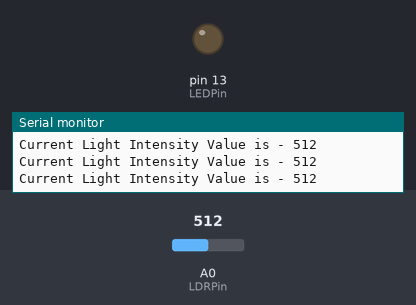
The sketch below on a simulated Arduino Uno, built with avr-gcc and run on an emulated ATmega328P. Parts: output pins drawn as LEDs (lit = HIGH), the last lines printed to the serial monitor. The inputs (shaded band) are chosen by the test bench; at power-on: A0 (LDRPin) = 512.

Above: at 1.2 s.
1.3 s: A0 (LDRPin) set to 487
At 2.5 s:
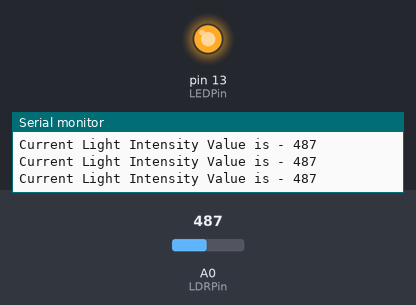
2.8 s: A0 (LDRPin) set to 510
At 3.5 s:
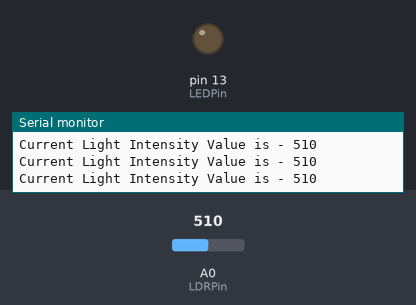
5.8 s: A0 (LDRPin) set to 490
At 7.2 s:
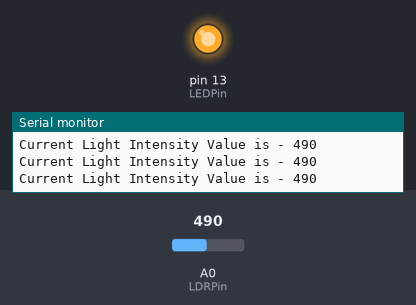
Timing chart, 0 to 8.8 s (numbered marks = the images above; inputs shaded):
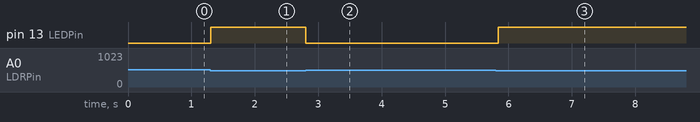

The sketch:

LDR_Automatic_Light.ino
```cpp
const int LEDPin = 13;
const int LDRPin = A0;

void setup()
{
  Serial.begin(9600);
  pinMode(LEDPin, OUTPUT);
  pinMode(LDRPin, INPUT);
}

void loop()
{
  int LDRStatus = analogRead(LDRPin);

  if (LDRStatus <= 500)
  {
    digitalWrite(LEDPin, HIGH);
    Serial.print("Current Light Intensity Value is - ");
    Serial.println(LDRStatus);
  }
  else
  {
    digitalWrite(LEDPin, LOW);
    Serial.print("Current Light Intensity Value is - ");
    Serial.println(LDRStatus);
  }
}
```

Measured:
- the behaviour switches between 501 and 500 on A0 (LDRPin) (found by bisection; images 0 and 1)
- after the input at 1.3 s, pin 13 (LEDPin): LOW → HIGH at once
- after the input at 2.8 s, pin 13 (LEDPin): HIGH → LOW at once
- after the input at 5.8 s, pin 13 (LEDPin): LOW → HIGH at once
